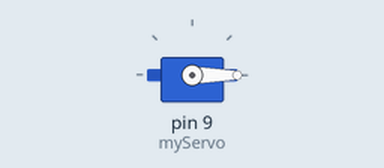
Recording of a sketch running on a simulated Arduino Uno, built with avr-gcc and run on an emulated ATmega328P. Parts: servo.

Above: at 0.05 s.
Timing chart, 0 to 3.0 s (numbered marks = the images above):
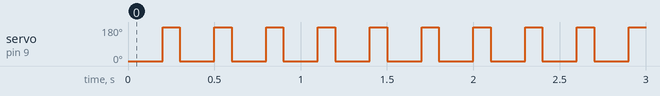

Measured:
- by itself, servo on pin 9 (myServo): alternates 180° for 0.10 s and 0° for 0.20 s

The sketch:

servo_basic.ino
```cpp
#include <SoftwareSerial.h>
#include <Servo.h>

Servo myServo; // Create a Servo Object


void setup() {
  Serial.begin(9600); // Start serial communication
  myServo.attach(9); // Attach Servo to pin 9
}

void loop() {

      myServo.write(0);
      delay(200);
      myServo.write(180);
      delay(100);

}
```
